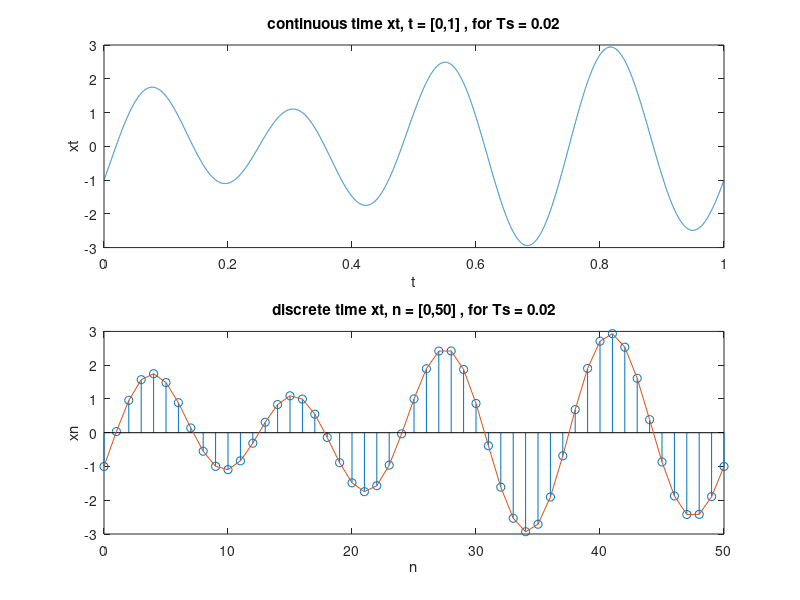
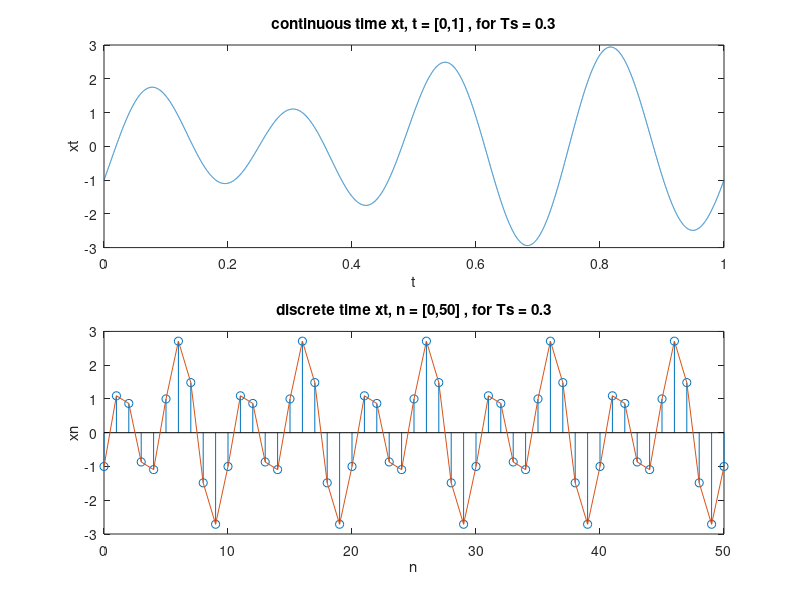

The MATLAB script that drew these images, in order:
figure(1);
t = [0:0.0001:1]; %time
n = [0:50]; %steps
T = 0.02; % Ts
xt = 2*sin(8*pi*t) - cos(6*pi*t);  %x(t)
xn = 2*sin(8*pi*n*T) - cos(6*pi*n*T); % x(n)
subplot(2,1,1,"align");
plot(t,xt);
title("continuous time xt, t = [0,1] , for Ts = 0.02");
xlabel("t");
ylabel("xt");
subplot(2,1,2,"align");
stem(n,xn);  %stem
hold on;
plot(n,xn); %plot
title("discrete time xt, n = [0,50] , for Ts = 0.02");
xlabel("n");
ylabel("xn");
saveas(1,"Ask3_1.jpg");
figure(2);
Tn = 0.3; % new Ts
xt2 = 2*sin(8*pi*t) - cos(6*pi*t); %x(t)
xn2 = 2*sin(8*pi*n*Tn) - cos(6*pi*n*Tn); % x(n)
subplot(2,1,1,"align");
plot(t,xt2);
title("continuous time xt, t = [0,1] , for Ts = 0.3");
xlabel("t");
ylabel("xt");
subplot(2,1,2,"align");
stem(n,xn2);
hold on;
plot(n,xn2);
title("discrete time xt, n = [0,50] , for Ts = 0.3");
xlabel("n");
ylabel("xn");
saveas(2,"Ask3_2.jpg");

